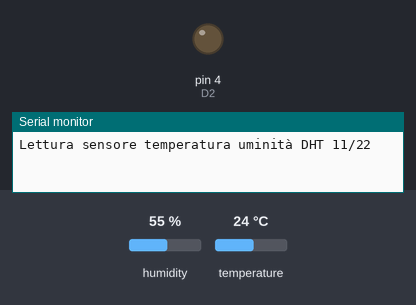
Recording of a sketch running on a simulated Arduino Uno, built with avr-gcc and run on an emulated ATmega328P. Parts: output pins drawn as LEDs (lit = HIGH), the last lines printed to the serial monitor. The inputs (shaded band) are chosen by the test bench; at power-on: humidity 55 %, temperature 24 °C.

Above: at 1.0 s.
At 5.3 s:
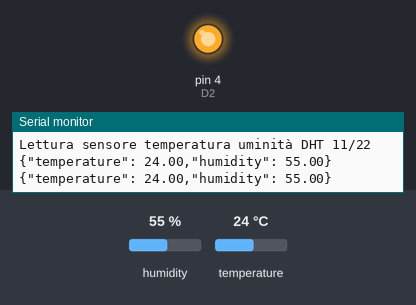
Timing chart, 0 to 7.0 s (numbered marks = the images above):
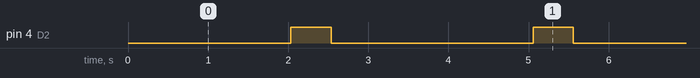

The sketch:

d1-dht11-22.ino
```cpp
/***************************************************
  Lettura di un sensore DHT11/22
  installare librerie Adafruit
  DHT

 ****************************************************/

#include "DHT.h"

/************************* NodeMCU pin mapping *******************************/
#define D0 16
#define D1 5 // I2C Bus SCL (clock)
#define D2 4 // I2C Bus SDA (data)
#define D3 0
#define D4 2 // Same as "LED_BUILTIN", but inverted logic
#define D5 14 // SPI Bus SCK (clock)
#define D6 12 // SPI Bus MISO
#define D7 13 // SPI Bus MOSI
#define D8 15 // SPI Bus SS (CS)
#define D9 3 // RX0 (Serial console)
#define D10 1 // TX0 (Serial console)

#define LED D2

/************************* Settaggi sensore *********************************/
#define DHTPIN D1

// comment/uncomment the right line
#define DHTTYPE DHT11
//#define DHTTYPE DHT22

DHT dht(DHTPIN, DHTTYPE);

/*************************** Sketch Code ************************************/
void setup() {
  Serial.begin(9600);
  pinMode(LED, OUTPUT);
  dht.begin();
  delay(10);
  Serial.println(F("Lettura sensore temperatura uminità DHT 11/22"));

  Serial.println();

}

float h,t;
char buf_t[10], buf_h[10];
char feed[100];

void loop() {

  delay(1000);
  //leggo il sensore
  h = dht.readHumidity();
  t = dht.readTemperature();
  delay(1000);

  digitalWrite(LED, HIGH);
  dtostrf(t, 6, 2, buf_t);
  dtostrf(h, 6, 2, buf_h);
  sprintf(feed, "{\"temperature\":%s,\"humidity\":%s}", buf_t, buf_h);
  Serial.println(feed);
  delay(500);
  digitalWrite(LED, LOW);
  delay(500);

}
```

Measured:
- by itself, pin 4 (D2): alternates HIGH for 0.50 s and LOW for 2.5 s
